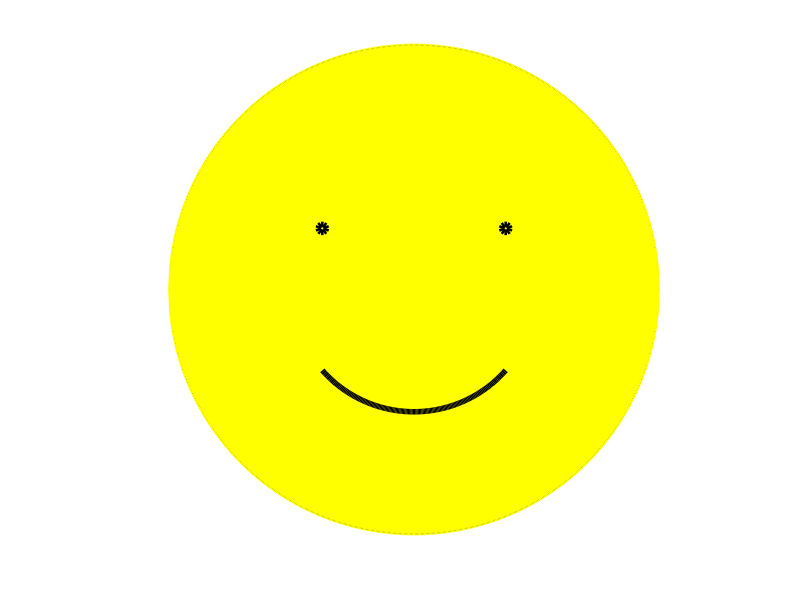

Recreate this plot in MATLAB.
x = -2:0.01:2;
fill(x,sqrt(4-x.^2),'y')
hold on
fill(x,-sqrt(4-x.^2),'y')
plot(x,-sqrt(4-x.^2),'y','linewidth',2)
plot(x,sqrt(4-x.^2),'y','linewidth',2)
line([-2 2],[0 0],'Color','y','linewidth',3)
plot(0.75,0.5,'ko','linewidth',4)
plot(-0.75,0.5,'ko','linewidth',4)
c = -0.75:0.01:0.75;
plot(c,-sqrt(1-c.^2),'k','linewidth',4)
axis off
axis equal
%print('smiley.png')